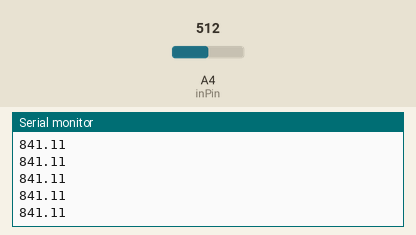
A sketch run on a simulated Arduino Uno, built with avr-gcc and run on an emulated ATmega328P. Shown: the last lines printed to the serial monitor. Inputs (shaded band) come from the test bench; at power-on: A4 (inPin) = 512.

Above: at 1.2 s.
1.3 s: A4 (inPin) set to 1001
At 2.4 s:
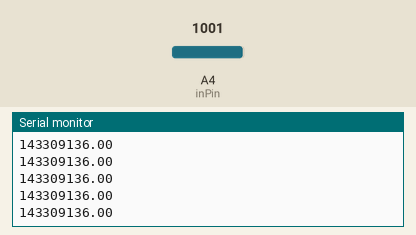
2.8 s: A4 (inPin) set to 1016
At 3.7 s:
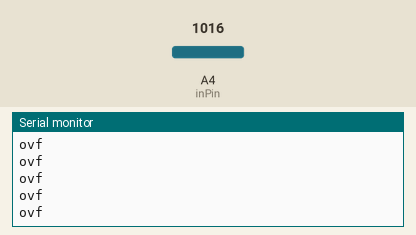

The sketch:

oil_press.ino
```cpp
#define r1 220.00
#define inPin A4

int raw;
float pressRes;
double psi;

void setup(){
    Serial.begin(9600);
}

void loop(){
    raw = analogRead(inPin);
    pressRes = r1*raw/(1023.00-raw);
    psi =  (1E-05*pow(pressRes,3) - 0.0015*pow(pressRes,2) + 0.1087*pressRes - 0.1902)*14.50377;
    Serial.println(psi);
}
```

Measured:
- the behaviour switches between 1015 and 1016 on A4 (inPin) (found by bisection; images 1 and 2)
- after the input at 1.3 s, the serial monitor: prints a new line after 0.07 s (image 1)
- after the input at 2.8 s, the serial monitor: prints a new line after 0.07 s (image 2)
